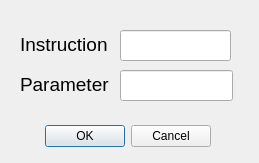
<?xml version="1.0" encoding="UTF-8"?>
<ui version="4.0">
 <class>Dialog</class>
 <widget class="QDialog" name="Dialog">
  <property name="geometry">
   <rect>
    <x>0</x>
    <y>0</y>
    <width>259</width>
    <height>163</height>
   </rect>
  </property>
  <property name="windowTitle">
   <string>Dialog</string>
  </property>
  <widget class="QDialogButtonBox" name="buttonBox">
   <property name="geometry">
    <rect>
     <x>30</x>
     <y>120</y>
     <width>181</width>
     <height>32</height>
    </rect>
   </property>
   <property name="orientation">
    <enum>Qt::Horizontal</enum>
   </property>
   <property name="standardButtons">
    <set>QDialogButtonBox::Cancel|QDialogButtonBox::Ok</set>
   </property>
  </widget>
  <widget class="QLineEdit" name="parameter_textbox">
   <property name="geometry">
    <rect>
     <x>120</x>
     <y>70</y>
     <width>113</width>
     <height>31</height>
    </rect>
   </property>
  </widget>
  <widget class="QLineEdit" name="instruction_textbox">
   <property name="geometry">
    <rect>
     <x>120</x>
     <y>30</y>
     <width>111</width>
     <height>31</height>
    </rect>
   </property>
  </widget>
  <widget class="QLabel" name="instruction">
   <property name="geometry">
    <rect>
     <x>20</x>
     <y>36</y>
     <width>101</width>
     <height>16</height>
    </rect>
   </property>
   <property name="font">
    <font>
     <pointsize>14</pointsize>
    </font>
   </property>
   <property name="text">
    <string>Instruction</string>
   </property>
  </widget>
  <widget class="QLabel" name="parameter">
   <property name="geometry">
    <rect>
     <x>20</x>
     <y>74</y>
     <width>101</width>
     <height>20</height>
    </rect>
   </property>
   <property name="font">
    <font>
     <pointsize>14</pointsize>
    </font>
   </property>
   <property name="text">
    <string>Parameter</string>
   </property>
  </widget>
 </widget>
 <resources/>
 <connections>
  <connection>
   <sender>buttonBox</sender>
   <signal>accepted()</signal>
   <receiver>Dialog</receiver>
   <slot>accept()</slot>
   <hints>
    <hint type="sourcelabel">
     <x>248</x>
     <y>254</y>
    </hint>
    <hint type="destinationlabel">
     <x>157</x>
     <y>274</y>
    </hint>
   </hints>
  </connection>
  <connection>
   <sender>buttonBox</sender>
   <signal>rejected()</signal>
   <receiver>Dialog</receiver>
   <slot>reject()</slot>
   <hints>
    <hint type="sourcelabel">
     <x>316</x>
     <y>260</y>
    </hint>
    <hint type="destinationlabel">
     <x>286</x>
     <y>274</y>
    </hint>
   </hints>
  </connection>
 </connections>
</ui>
